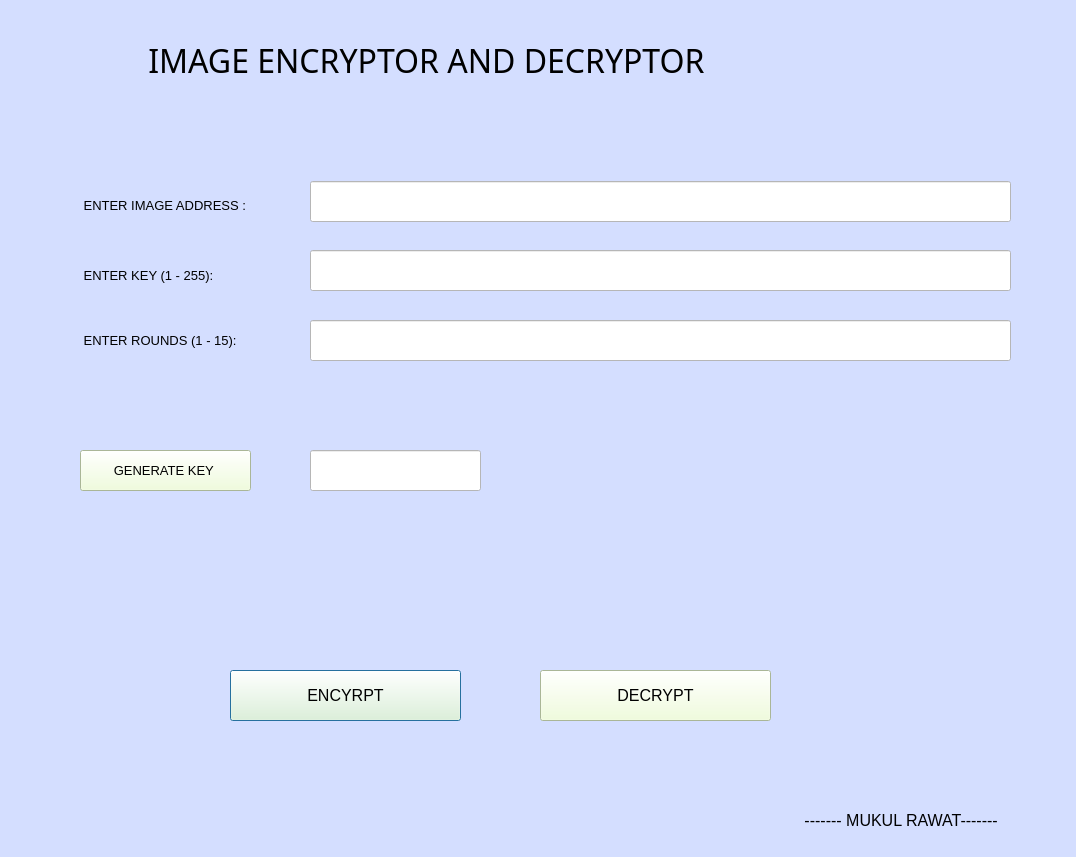
<?xml version="1.0" encoding="UTF-8"?>
<ui version="4.0">
 <class>Dialog</class>
 <widget class="QDialog" name="Dialog">
  <property name="geometry">
   <rect>
    <x>0</x>
    <y>0</y>
    <width>1076</width>
    <height>857</height>
   </rect>
  </property>
  <property name="windowTitle">
   <string>Dialog</string>
  </property>
  <property name="styleSheet">
   <string notr="true">background-color:rgb(212, 222, 255)</string>
  </property>
  <widget class="QLabel" name="label">
   <property name="geometry">
    <rect>
     <x>140</x>
     <y>20</y>
     <width>791</width>
     <height>81</height>
    </rect>
   </property>
   <property name="font">
    <font>
     <family>MV Boli</family>
     <pointsize>24</pointsize>
    </font>
   </property>
   <property name="text">
    <string> IMAGE ENCRYPTOR AND DECRYPTOR </string>
   </property>
  </widget>
  <widget class="QLabel" name="label_2">
   <property name="geometry">
    <rect>
     <x>800</x>
     <y>790</y>
     <width>251</width>
     <height>61</height>
    </rect>
   </property>
   <property name="font">
    <font>
     <pointsize>12</pointsize>
    </font>
   </property>
   <property name="text">
    <string> ------- MUKUL RAWAT-------</string>
   </property>
  </widget>
  <widget class="QPushButton" name="EButton">
   <property name="geometry">
    <rect>
     <x>230</x>
     <y>670</y>
     <width>231</width>
     <height>51</height>
    </rect>
   </property>
   <property name="font">
    <font>
     <pointsize>12</pointsize>
    </font>
   </property>
   <property name="styleSheet">
    <string notr="true">background-color : rgb(238, 255, 212)</string>
   </property>
   <property name="text">
    <string>ENCYRPT</string>
   </property>
   <property name="default">
    <bool>false</bool>
   </property>
  </widget>
  <widget class="QPushButton" name="DButton">
   <property name="geometry">
    <rect>
     <x>540</x>
     <y>670</y>
     <width>231</width>
     <height>51</height>
    </rect>
   </property>
   <property name="font">
    <font>
     <pointsize>12</pointsize>
    </font>
   </property>
   <property name="styleSheet">
    <string notr="true">background-color:rgb(238, 255, 212)</string>
   </property>
   <property name="text">
    <string>DECRYPT</string>
   </property>
  </widget>
  <widget class="QLabel" name="label_3">
   <property name="geometry">
    <rect>
     <x>80</x>
     <y>180</y>
     <width>221</width>
     <height>51</height>
    </rect>
   </property>
   <property name="font">
    <font>
     <pointsize>10</pointsize>
    </font>
   </property>
   <property name="text">
    <string> ENTER IMAGE ADDRESS :</string>
   </property>
  </widget>
  <widget class="QLabel" name="label_4">
   <property name="geometry">
    <rect>
     <x>80</x>
     <y>260</y>
     <width>171</width>
     <height>31</height>
    </rect>
   </property>
   <property name="font">
    <font>
     <pointsize>10</pointsize>
    </font>
   </property>
   <property name="text">
    <string> ENTER KEY (1 - 255):</string>
   </property>
  </widget>
  <widget class="QLabel" name="label_5">
   <property name="geometry">
    <rect>
     <x>80</x>
     <y>330</y>
     <width>201</width>
     <height>21</height>
    </rect>
   </property>
   <property name="font">
    <font>
     <pointsize>10</pointsize>
    </font>
   </property>
   <property name="text">
    <string> ENTER ROUNDS (1 - 15):</string>
   </property>
  </widget>
  <widget class="QLineEdit" name="L1Textbox">
   <property name="geometry">
    <rect>
     <x>310</x>
     <y>181</y>
     <width>701</width>
     <height>41</height>
    </rect>
   </property>
   <property name="font">
    <font>
     <pointsize>10</pointsize>
    </font>
   </property>
   <property name="styleSheet">
    <string notr="true">background-color:rgb(255, 255, 255)</string>
   </property>
  </widget>
  <widget class="QLineEdit" name="L2Textbox">
   <property name="geometry">
    <rect>
     <x>310</x>
     <y>250</y>
     <width>701</width>
     <height>41</height>
    </rect>
   </property>
   <property name="font">
    <font>
     <pointsize>10</pointsize>
    </font>
   </property>
   <property name="styleSheet">
    <string notr="true">background-color:rgb(255, 255, 255)</string>
   </property>
  </widget>
  <widget class="QLineEdit" name="L3Textbox">
   <property name="geometry">
    <rect>
     <x>310</x>
     <y>320</y>
     <width>701</width>
     <height>41</height>
    </rect>
   </property>
   <property name="font">
    <font>
     <pointsize>10</pointsize>
    </font>
   </property>
   <property name="styleSheet">
    <string notr="true">background-color:rgb(255, 255, 255)</string>
   </property>
  </widget>
  <widget class="QPushButton" name="GKButton">
   <property name="geometry">
    <rect>
     <x>80</x>
     <y>450</y>
     <width>171</width>
     <height>41</height>
    </rect>
   </property>
   <property name="font">
    <font>
     <pointsize>10</pointsize>
    </font>
   </property>
   <property name="styleSheet">
    <string notr="true">background-color: rgb(238, 255, 212)</string>
   </property>
   <property name="text">
    <string>GENERATE KEY </string>
   </property>
  </widget>
  <widget class="QLineEdit" name="GKTextbox">
   <property name="enabled">
    <bool>false</bool>
   </property>
   <property name="geometry">
    <rect>
     <x>310</x>
     <y>450</y>
     <width>171</width>
     <height>41</height>
    </rect>
   </property>
   <property name="font">
    <font>
     <pointsize>10</pointsize>
    </font>
   </property>
   <property name="styleSheet">
    <string notr="true">background-color:rgb(255, 255, 255)</string>
   </property>
  </widget>
 </widget>
 <resources/>
 <connections/>
</ui>
